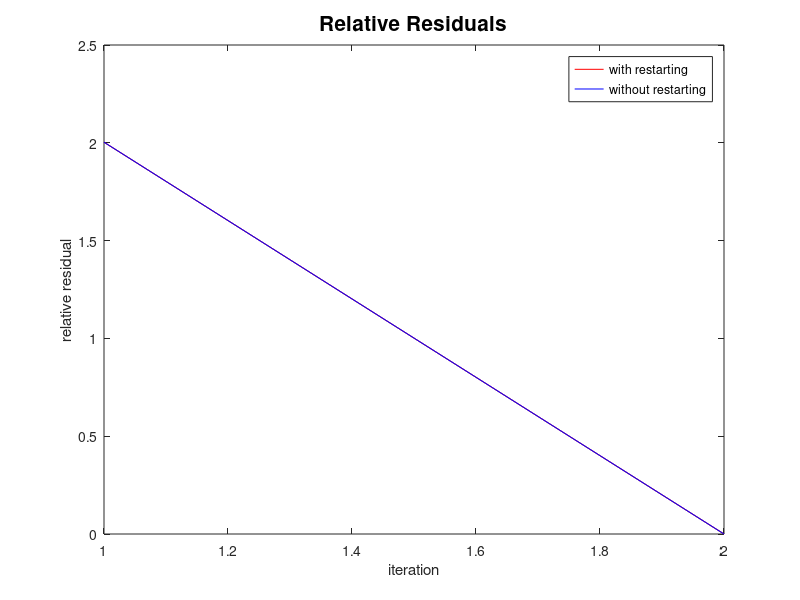

MATLAB code to generate this figure:
maxiter = 100;        % number of iterations to take

m = 599;
ax = 0;
bx = 1;
alpha = 0;
beta = 0;
f = @(x) ones(size(x));   % f(x) = 1

h = (bx-ax) / (m+1);
x = linspace(ax, bx, m+2)';

% determine exact solution to linear system by setting up
% system Au = f and solving with backslash:
e = ones(m+2,1);

S = 1/h^2 * spdiags([e -2*e e], [-1 0 1], m+2, m+2);
S(1,1:2) = [1 0];
S(m+2,m+1:m+2) = [0 1];
F = 1/(2*h) * spdiags([-e e], [-1 1], m+2, m+2);
F(1,1:2) = [0 0];
F(m+2,m+1:m+2) = [0 0];
I = speye(m+2);
I(1,1:2) = [0 0];
I(m+2,m+1:m+2) = [0 0];
A = -S + F + I;
[L,U] = ilu(A);
rhs = f(x);
rhs(1) = alpha;
rhs(m+2) = beta;
ustar = A\rhs;
restart1 = 20;
restart2 = [];
tol = [];
maxit1 = 5;
maxit2 = 100;
[u,flag1,relres,iter,resvec1]=gmres(A,rhs,restart1,tol,maxit1,L,U);
[u,flag2,relres,iter,resvec2]=gmres(A,rhs,restart2,tol,maxit2,L,U);
figure(1)
clf
plot(resvec1,'r')
hold on
plot(resvec2,'b')
title('Relative Residuals','FontSize',15)
xlabel('iteration')
ylabel('relative residual')
legend('with restarting','without restarting')